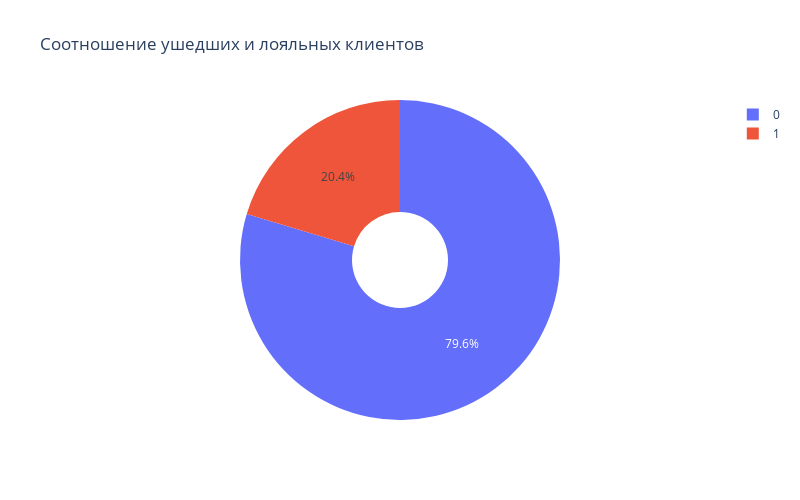

Notebook code for this chart:
### Markdown cell above
## 9.1.
Каково соотношение ушедших и лояльных клиентов? Покажите это на графике и дайте комментарий по соотношению.

### Code cell
fig = px.pie(
    data_frame=churn_data,
    names='Exited',
    height=500,
    width=800,
    title='Соотношение ушедших и лояльных клиентов',
    hole=0.3
    )
if not os.path.exists("images"):
    os.mkdir("images")
fig.write_image("images/fig9.1.png")
fig.show();

### Figure 1 — Plotly figure (JSON) as saved in the notebook; plotly's stock layout.template omitted (floating-point values rounded to 4 significant figures; data arrays with more than 128 entries replaced by an {"elided": "..."} marker saying what was removed)
{"data": [{"domain": {"x": [0, 1], "y": [0, 1]}, "hole": 0.3, "hovertemplate": "Exited=%{label}<extra></extra>", "labels": {"elided": "10000 int values"}, "legendgroup": "", "name": "", "showlegend": true, "type": "pie"}], "layout": {"height": 500, "legend": {"tracegroupgap": 0}, "title": {"text": "Соотношение ушедших и лояльных клиентов"}, "width": 800}}
